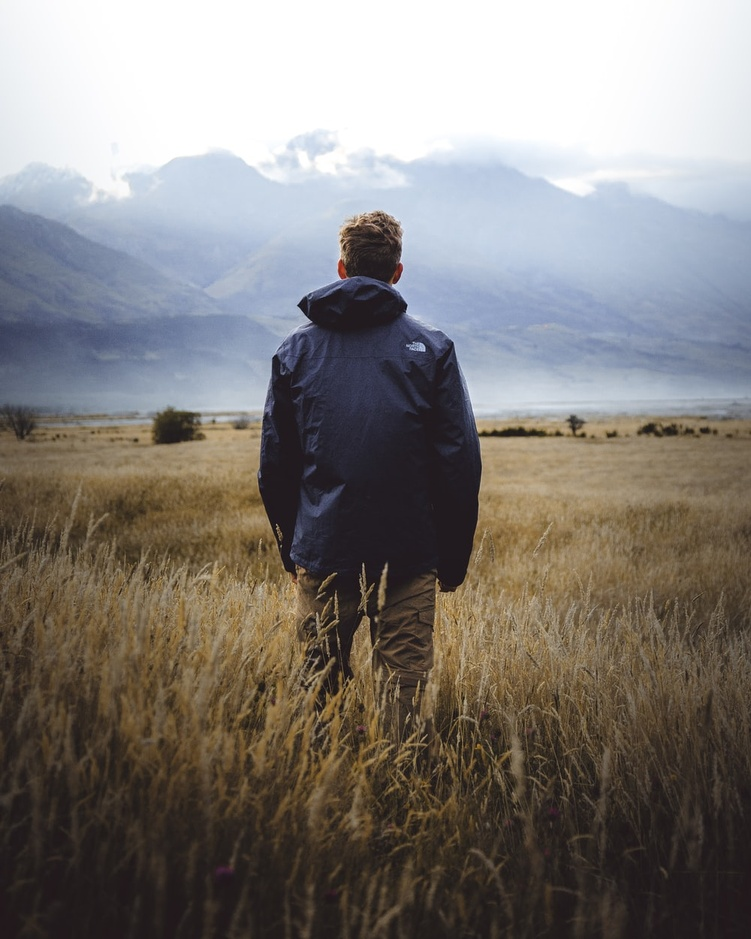
#> input picture Sketch Creator/Image.jpeg, 751 x 939 px, shrunk from 1000 x 1250 before the run
$ jupyter execute 'Sketch Creator.ipynb'   (shell and % lines are left out)
#> lines starting #> are read from the running program, lines starting #| are printed output that depends on the picture
[cell 1]
import cv2
from matplotlib import pyplot as plt

[cell 2]
img = cv2.imread("Image.jpeg")
#> img is the input picture: shape (939, 751, 3); mean B, G, R 121.9, 125.7, 130.3
plt.imshow(img)

[cell 3]
imgGray = cv2.cvtColor(img, cv2.COLOR_BGR2GRAY)
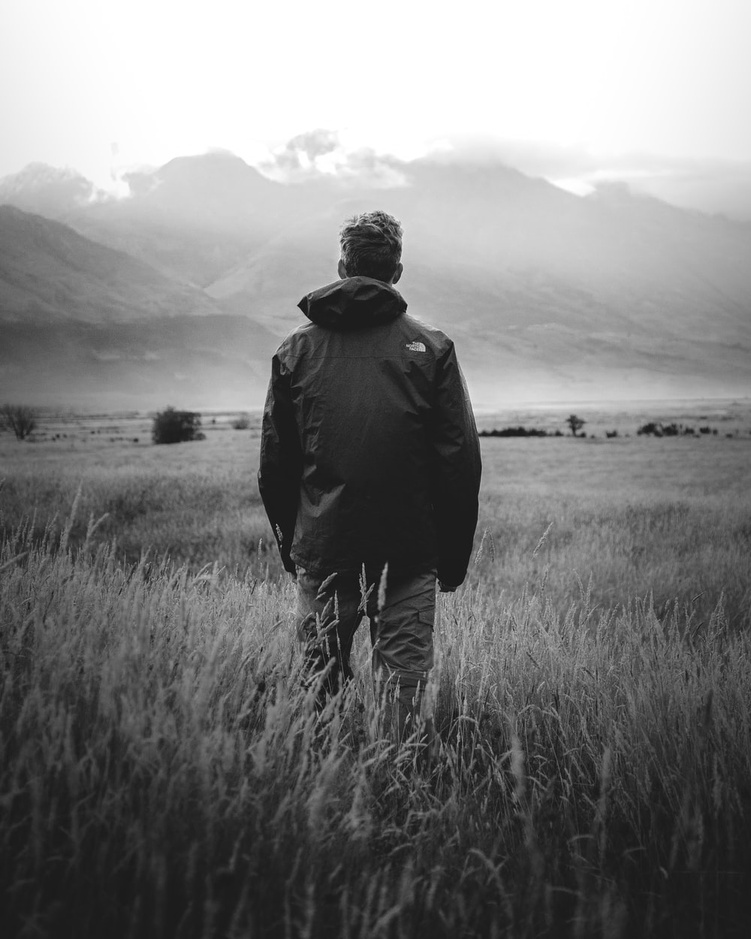
#> imgGray: shape (939, 751); min 11, max 255, mean 126.6
plt.imshow(imgGray)

[cell 4]
inveredImg = 255 - imgGray
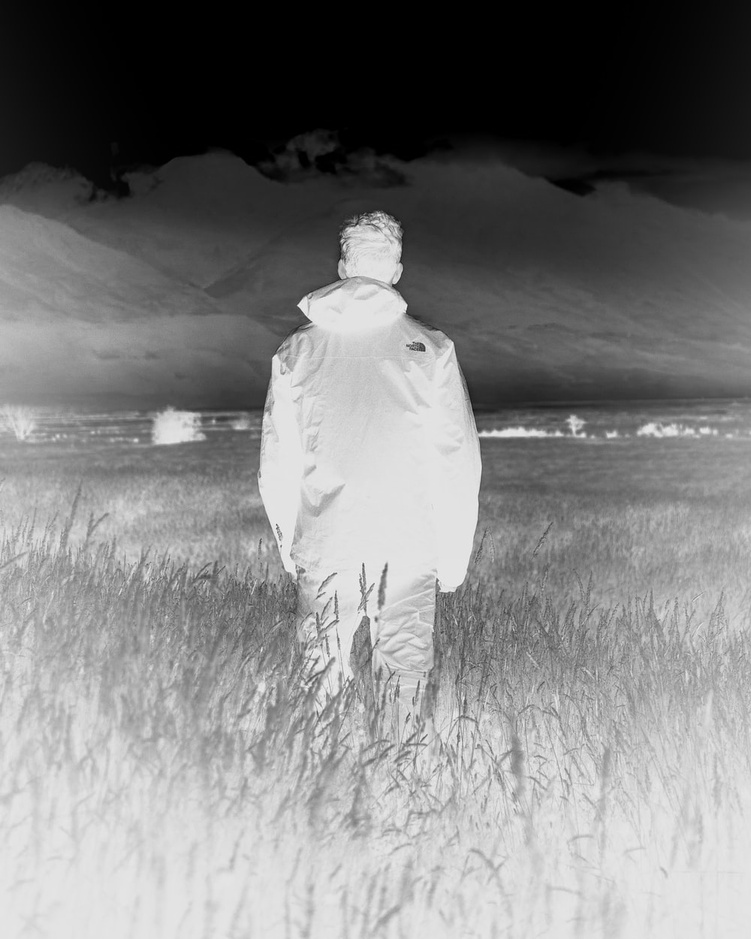
#> inveredImg: shape (939, 751); min 0, max 244, mean 128.4
plt.imshow(inveredImg)

[cell 5]
invertedGaussianSmoothing = cv2.GaussianBlur(inveredImg, (21, 21), sigmaX=0, sigmaY=0)
plt.imshow(invertedGaussianSmoothing)

[cell 6]
greyScaleGaussianSmoothing = 255 - invertedGaussianSmoothing
plt.imshow(greyScaleGaussianSmoothing)

[cell 7]
fig, (ax1, ax2) = plt.subplots(1, 2)

sketch = cv2.divide(imgGray, greyScaleGaussianSmoothing, scale=256)
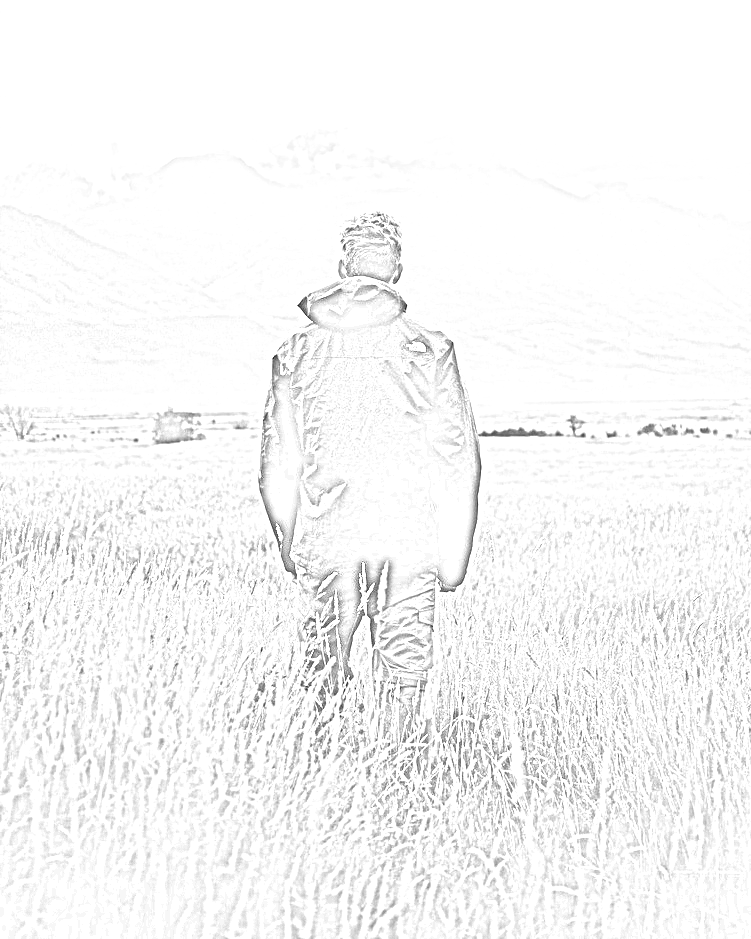
#> sketch: shape (939, 751); min 26, max 255, mean 246.5
ax1.imshow(img)
ax2.imshow(sketch)
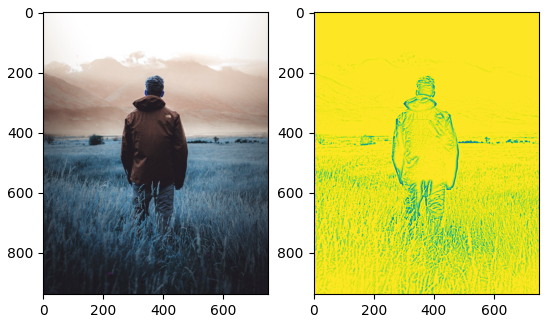
#> figure drawn by matplotlib, 2 panels; B, G, R data is drawn as R, G, B
